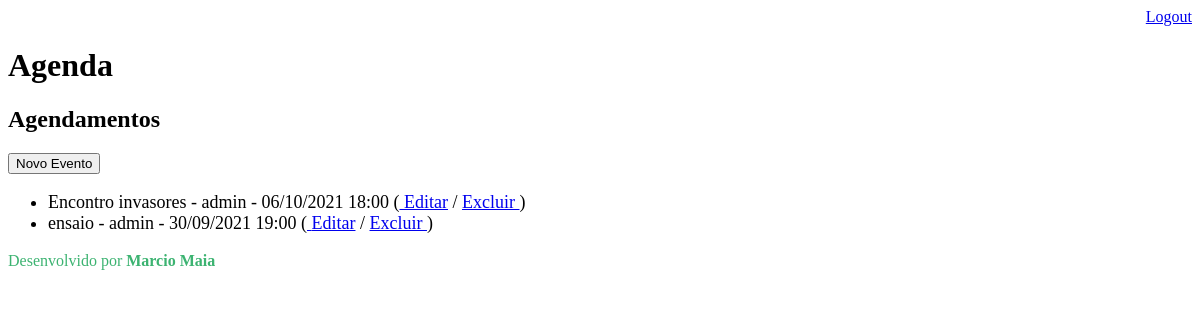
Page /agenda/ (signed in) on the earlier database version.
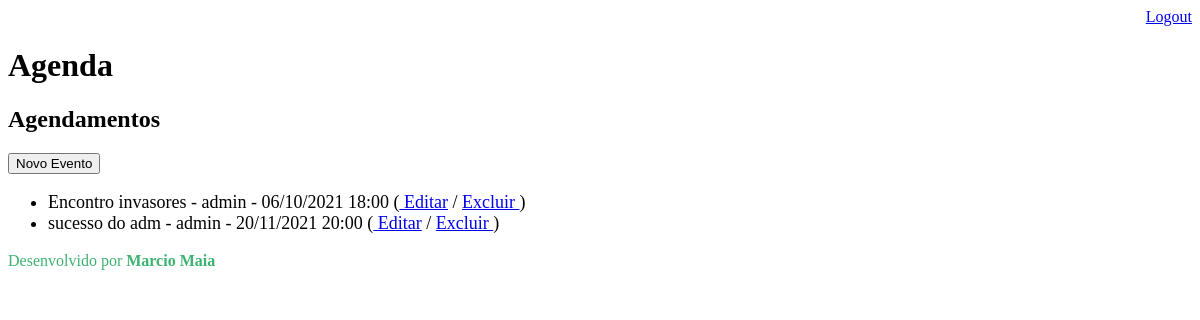
Same page on the later database version.
### core/models.py (models this page shows, shortened)
class Evento(models.Model):
    titulo = models.CharField(max_length= 100, verbose_name='Título')
    descricao = models.TextField(blank=True, null=True, verbose_name='Descrição')
    data_evento = models.DateTimeField(verbose_name='Data do Evento')
    data_criacao = models.DateTimeField(auto_now=True, verbose_name='Criado Em')
    usuario = models.ForeignKey(User, on_delete=models.CASCADE)
    class Meta:
        db_table = 'evento'
    def get_data_evento(self):
        return self.data_evento.strftime('%d/%m/%Y %H:%M')
    def get_evento_atrasado(self):
        if self.data_evento < datetime.now():
            return True
        else:
            return False

### core/views.py (the view)
# urls.py: path('agenda/',views.lista_eventos,),
@login_required(login_url='/login/')
def lista_eventos(request):
    usuario = request.user
    data_atual = datetime.now() - timedelta(hours=1)
    evento = Evento.objects.filter(usuario=usuario,
                                   data_evento__gt=data_atual)
    dados = {'eventos' : evento}
    return render(request, 'agenda.html', dados)

### templates/agenda.html (shortened to what this page needs)
{% extends "model-page.html" %}
{% block content %}
    <h2>Agendamentos</h2>
    <a href="evento/">
        <button type="button">Novo Evento</button>
    </a>
    <ul style="font-size: 18px">
    {%for evento in eventos%}
    <li>
        <div style= >
            {{evento.titulo}} - {{evento.usuario}} - {{ evento.get_data_evento}}
            (<a href = 'evento/?id={{ evento.id}}'> Editar</a>
            / <a href="evento/delete/{{ evento.id }}/"> Excluir </a>)
        </div>
    </li>
    {%endfor%}
    </ul>
{% endblock %}

### templates/model-page.html
<!DOCTYPE html>
<html lang="en">
<head>
    {% include "model-header.html" %}
</head>
<body>
    {% block content %} {% endblock %}
    {% include "model-footer.html" %}
</body>
</html>

### templates/model-header.html (shortened to what this page needs)
    <div align="right">
        <a href="/logout">Logout</a>
    </div>
    <h1>Agenda</h1>

### templates/model-footer.html
<div style="color:#3CB371">
    <p>Desenvolvido por <b>Marcio Maia</b> </p>
</div>

Differences in the rows shown:
removed Evento: titulo "ensaio", usuario "admin", get_data_evento "30/09/2021 19:00"
added Evento: titulo "sucesso do adm", usuario "admin", get_data_evento "20/11/2021 20:00"
